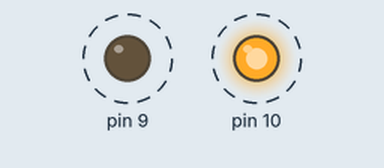
This sketch was run on a simulated Arduino Uno, built with avr-gcc and run on an emulated ATmega328P. Parts: output pins drawn as LEDs (lit = HIGH). Dashed ring = blinking.

Above: at 0.1 s.
Timing chart, 0 to 3.0 s (numbered marks = the images above):
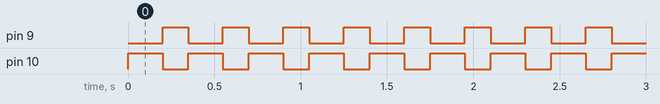

Measured:
- by itself, pin 9: alternates HIGH for 0.15 s and LOW for 0.20 s
- by itself, pin 10: alternates HIGH for 0.20 s and LOW for 0.15 s

The sketch:

TurnON_LED.ino
```cpp
// Preparação do Arduino, este código irá rodar uma única vez
void setup()
{
  // Colocamos o pino 7 do Arduino como OUTPUT (saída)
  pinMode(10, OUTPUT);
  pinMode(9, OUTPUT);
}

// Este código é chamado automáticamente pelo Arduino, ficará em
// loop até que seu Arduino seja desligado
void loop()
{

  int intervaloPisca;
  intervaloPisca = 200;
  // Ativamos o pino 7 (colocando 5v nele)
  digitalWrite(9, LOW);
  digitalWrite(10, HIGH);


  // Aguardamos 1 segundo
  delay(200);

  // Desligamos o pino 7
  digitalWrite(10, LOW);
digitalWrite(9, HIGH);
  // Aguardamos mais um segundo
  delay(150);

  // Este código irá se repetir eternamente
}
```
